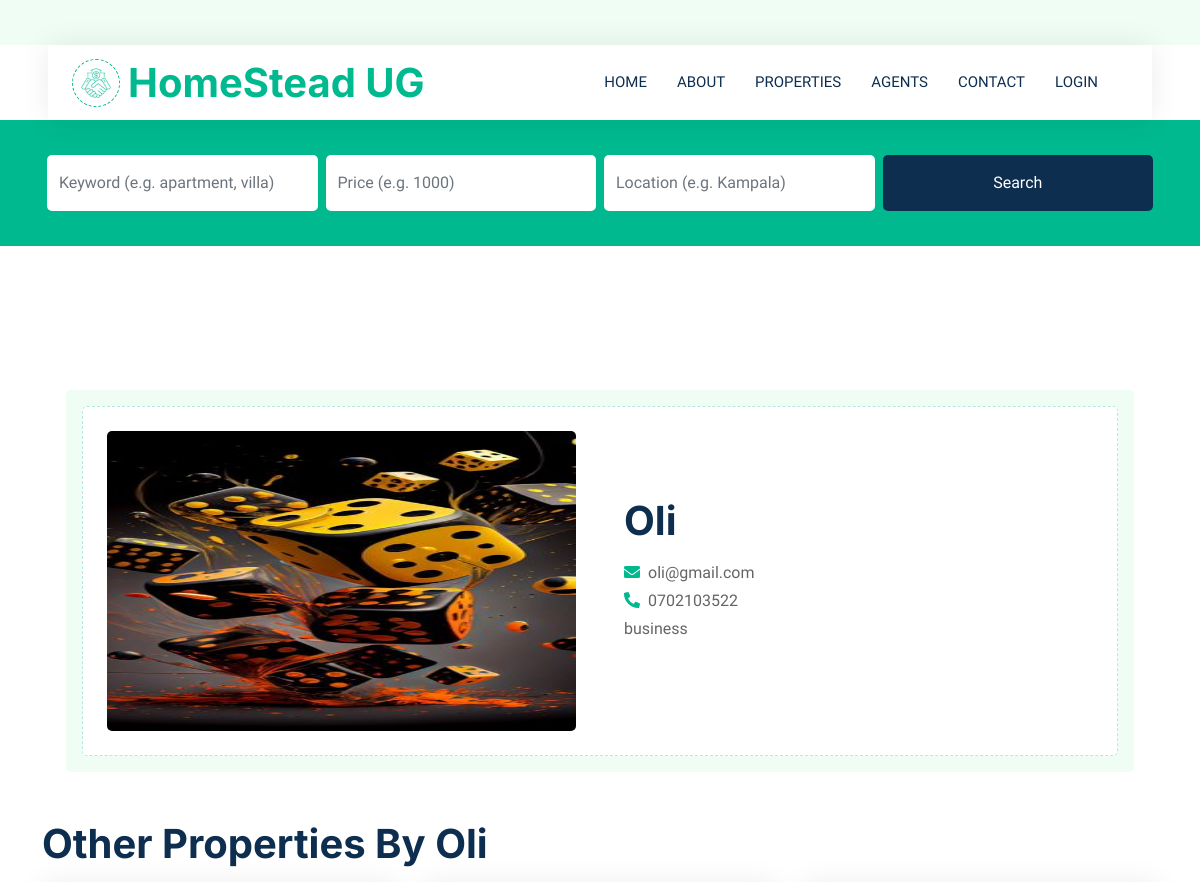
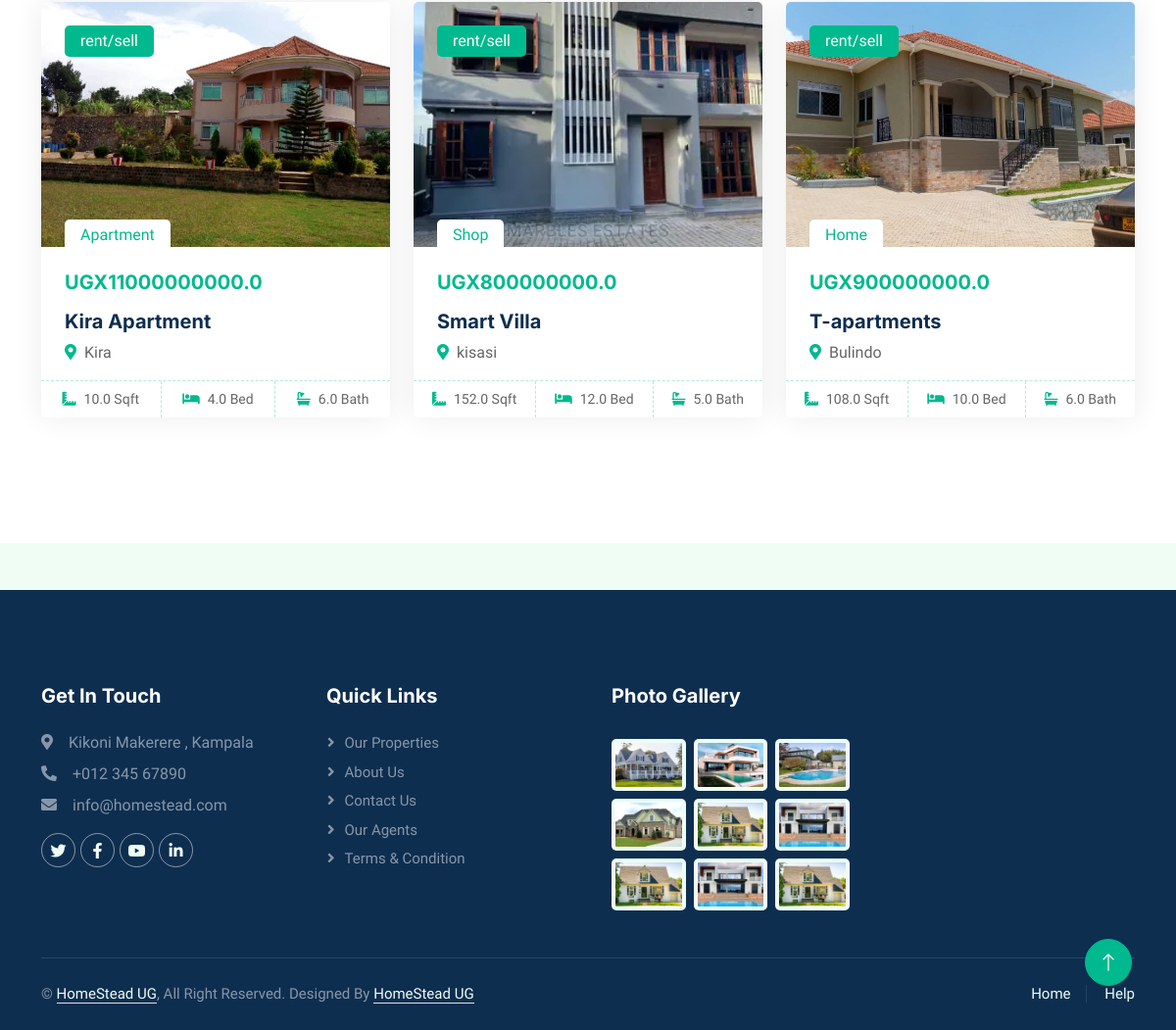
Page /agent/6/ on the committed database (2 pictures, top to bottom).
### Home/models.py (models this page shows, shortened)
class Agent(models.Model):
    user = models.OneToOneField(User, on_delete=models.CASCADE, null=True, blank=True)
    name = models.CharField(max_length=100)
    email = models.EmailField()
    contacts = models.CharField(max_length=20)
    profilepic = models.ImageField(upload_to='uploads/agentprofiles/', null=True, blank=True)
    description = models.TextField(max_length=500)
    imageID = models.ImageField(upload_to='uploads/agents/', null=True, blank=True)

class Property(models.Model):
    name = models.CharField(max_length=100)
    agent = models.ForeignKey(Agent, on_delete=models.CASCADE, null=True, blank=True)
    price = models.FloatField(null=True)
    type = models.ForeignKey(Type, on_delete=models.CASCADE, default=1)
    picture= models.ImageField(upload_to='uploads/properties/',default=1)
    description = models.TextField(max_length=2000)
    size = models.FloatField(null=True)
    bedrooms = models.FloatField(null=True)
    bathrooms = models.FloatField(null=True)
    location = models.CharField(max_length=100, default='location')
    selrent = models.CharField(max_length=50,default='rent/sell')
    nav_video = models.FileField(
        upload_to="uploads/properties/videos/",
        null=True,
        blank=True
    )

class Type(models.Model):
    name=models.CharField(max_length=50)
    def __str__(self):
         return self.name

### Home/views.py (the view)
# urls.py: path('agent/<int:agent_id>/', views.agent_profile, name='agentprofile'),
def agent_profile(request, agent_id):
    agent = Agent.objects.get(id=agent_id)
    all_properties = Property.objects.filter(agent=agent)
    sell_properties = all_properties.filter(selrent="Sell")
    rent_properties = all_properties.filter(selrent="Rent")
    context = {
        "agent": agent,
        "all_properties": all_properties,
        "sell_properties": sell_properties,
        "rent_properties": rent_properties
    }
    return render(request, "agent-profile.html", context)

### Home/context_processors.py (called while the page is built)
def is_agent(request):
    if request.user.is_authenticated:
        return {'is_agent': request.user.groups.filter(name="Agents").exists()}
    return {'is_agent': False}

### Home/templates/agent-profile.html (shortened to what this page needs)
{% extends "main.html" %}
{% load static %}
{% block body %}
<div class="container-xxl py-5">
    <div class="container">
        <div class="container-xxl py-5">
            <div class="container">
                <div class="bg-light rounded p-3">
                    <div class="bg-white rounded p-4" style="border: 1px dashed rgba(0, 185, 142, .3)">
                        <div class="row g-5 align-items-center">
                            <div class="col-lg-6 wow fadeIn" data-wow-delay="0.1s">
                                <img class="img-fluid rounded w-100" src="{% if agent.profilepic %}{{ agent.profilepic.url }}{% else %}{% static 'img/agent-placeholder.jpg' %}{% endif %}" alt="{{ agent.name }}" style="width: 50px; height: 300px;">
                            </div>
                            <div class="col-lg-6 wow fadeIn" data-wow-delay="0.5s">
                                <div class="mb-4">
                                    <h1 class="mb-3">{{ agent.name }}</h1>
                                    <p class="mb-1"><i class="fa fa-envelope text-primary me-2"></i>{{ agent.email }}</p>
                                    <p class="mb-1"><i class="fa fa-phone-alt text-primary me-2"></i>{{ agent.contacts }}</p>
                                    <p class="mb-0" style="white-space: normal; word-wrap: break-word; overflow-wrap: break-word;">
                                        {{ agent.description|default:"This agent has not added a description yet." }}
                                    </p>
                                </div>
                            </div>
                        </div>
                    </div>
                </div>
            </div>
        </div>
        <div class="tab-content">
                    <h1 class="mb-3">Other Properties By {{agent.name}} </h1>
            </div>
            <div id="all" class="tab-pane fade show p-0 active">
                <div class="row g-4">
                    {% for property in all_properties %}
                        <div class="col-lg-4 col-md-6 wow fadeInUp" data-wow-delay="{{ forloop.counter0|add:"0.1"|floatformat:1 }}s">
                            <div class="property-item rounded overflow-hidden">
                                <div class="position-relative overflow-hidden">
                                    <a href="{% url 'propertydetail' property.id %}">
                                        <img class="img-fluid"
                                             src="{% if property.picture %}{{ property.picture.url }}{% else %}{% static 'img/property-placeholder.jpg' %}{% endif %} "
                                             alt="{{ property.name }}" style="width: 100%; height: 250px; object-fit: cover;" >
                                    </a>
                                    <div class="bg-primary rounded text-white position-absolute start-0 top-0 m-4 py-1 px-3">
                                        {{ property.selrent }}
                                    </div>
                                    <div class="bg-white rounded-top text-primary position-absolute start-0 bottom-0 mx-4 pt-1 px-3">
                                        {{ property.type }}
                                    </div>
                                </div>
                                <div class="p-4 pb-0">
                                    <h5 class="text-primary mb-3">UGX{{ property.price }}</h5>
                                    <a class="d-block h5 mb-2" href="{% url 'propertydetail' property.id %}">{{ property.name }}</a>
                                    <p><i class="fa fa-map-marker-alt text-primary me-2"></i>{{ property.location }}</p>
                                </div>
                                <div class="d-flex border-top">
                                    <small class="flex-fill text-center border-end py-2">
                                        <i class="fa fa-ruler-combined text-primary me-2"></i>{{ property.size }} Sqft
                                    </small>
                                    <small class="flex-fill text-center border-end py-2">
                                        <i class="fa fa-bed text-primary me-2"></i>{{ property.bedrooms }} Bed
                                    </small>
                                    <small class="flex-fill text-center py-2">
                                        <i class="fa fa-bath text-primary me-2"></i>{{ property.bathrooms }} Bath
                                    </small>
                                </div>
                            </div>
                        </div>
                    {% empty %}
                        <p class="text-center">This agent has no properties listed.</p>
                    {% endfor %}
                </div>
            </div>
        </div>
    </div>
</div>
{% endblock body %}

### static/css/style.css (style rules this page uses)
:root { --primary: #00B98E; --secondary: #FF6922; --light: #EFFDF5; --dark: #0E2E50; }
.property-item { box-shadow: 0 0 30px rgba(0, 0, 0, .08); }
.property-item img { transition: .5s; }
.property-item .border-top { border-top: 1px dashed rgba(0, 185, 142, .3) !important; }
.property-item .border-end { border-right: 1px dashed rgba(0, 185, 142, .3) !important; }

### rows in the picture
Agent: profilepic (picture), name "Oli", email "oli@gmail.com", contacts "0702103522", description "business"
Property: picture (picture), selrent "rent/sell", type "Apartment", price "11000000000.0", name "Kira Apartment", location "Kira", size "10.0", bedrooms "4.0", bathrooms "6.0"
Property: picture (picture), selrent "rent/sell", type "Shop", price "800000000.0", name "Smart Villa", location "kisasi", size "152.0", bedrooms "12.0", bathrooms "5.0"
Property: picture (picture), selrent "rent/sell", type "Home", price "900000000.0", name "T-apartments", location "Bulindo", size "108.0", bedrooms "10.0", bathrooms "6.0"
